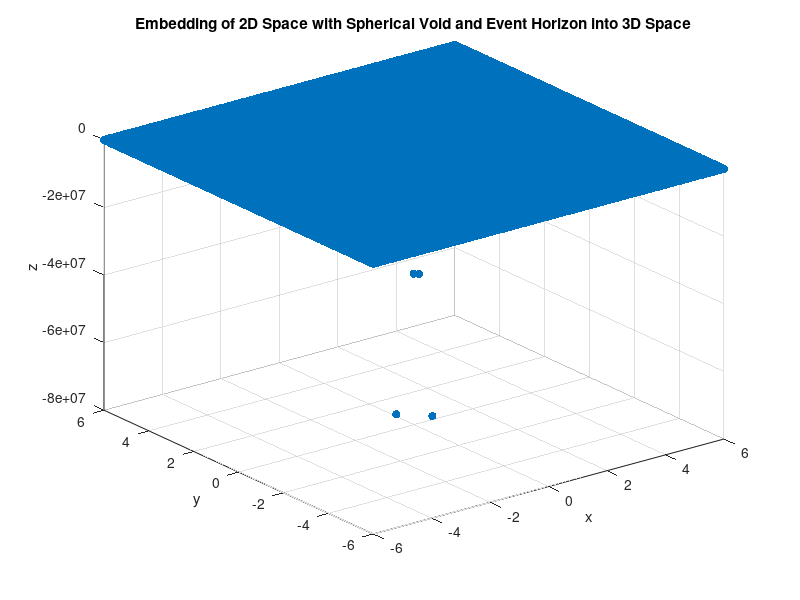

This chart was generated by the following MATLAB code:
clear; clc;
% Parameters
r = 0.5;   % Radius of the black hole
k = 0;   % Constant curvature of spacetime
gridDimension = -6:0.05:6;

% Creating 2D Spacetime
[x, y] = meshgrid(gridDimension, gridDimension);

% Calculate distance function (using inverse of distance)
d = k - 1 ./ sqrt(x.^2 + y.^2 - r^2);

% Create a 3D meshgrid for embedding
[X, Y] = meshgrid(gridDimension, gridDimension);
Z = sqrt(X.^2 + Y.^2); % Embedding in 3D space

% % Plot the visualization
figure;
% surf(X, Y, Z);
% hold on;
scatter3(x(:), y(:), d(:), 'filled'); % Scatter plot of points

% % Plot the event horizon (a cylinder)
% cylinder_radius = r;  % Radius of the cylinder representing the event horizon
% height = 3;             % Height of the cylinder in the z-direction
% theta = linspace(0, 2*pi, 100);
% z_event_horizon = linspace(0, height, 100);
% [X_cylinder, Z_cylinder] = meshgrid(cylinder_radius * cos(theta), z_event_horizon);
% Y_cylinder = cylinder_radius * sin(theta);
% surf(X_cylinder, Y_cylinder, Z_cylinder, 'EdgeColor', 'none', 'FaceAlpha', 0.3, 'FaceColor', 'blue');

xlabel('x');
ylabel('y');
zlabel('z');
title('Embedding of 2D Space with Spherical Void and Event Horizon into 3D Space');
